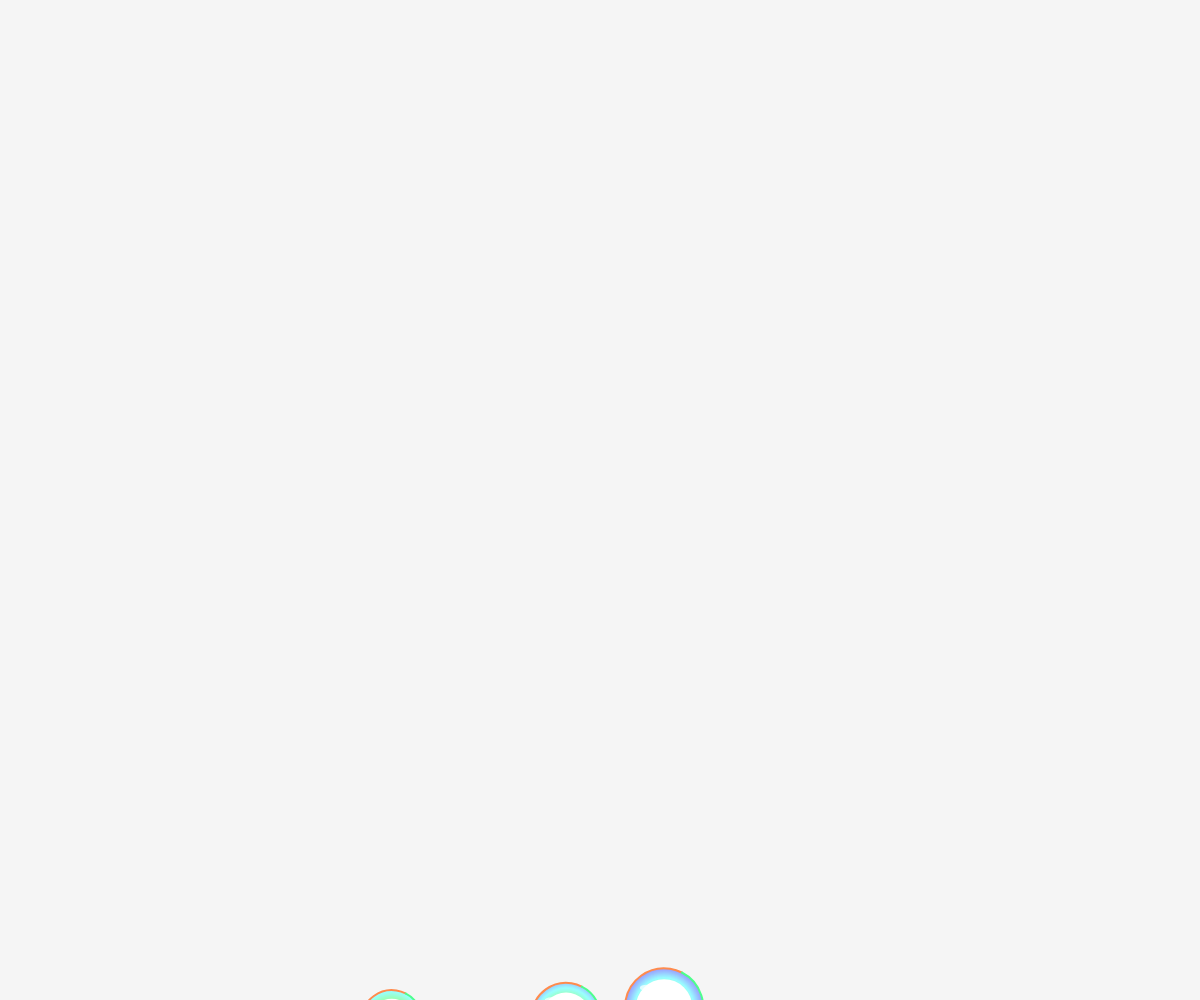
Frame 1 (no input)
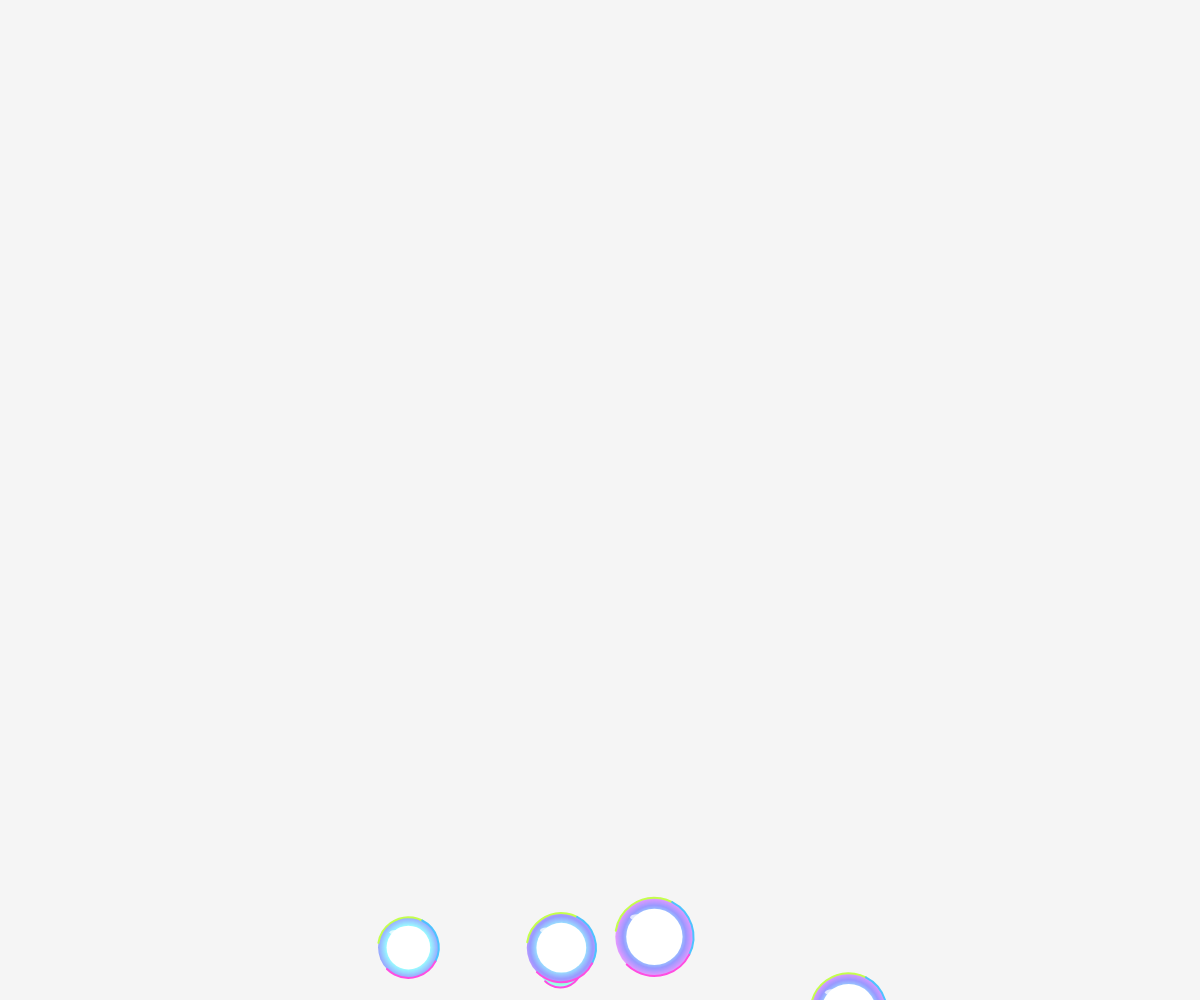
Frame 60 (no input)
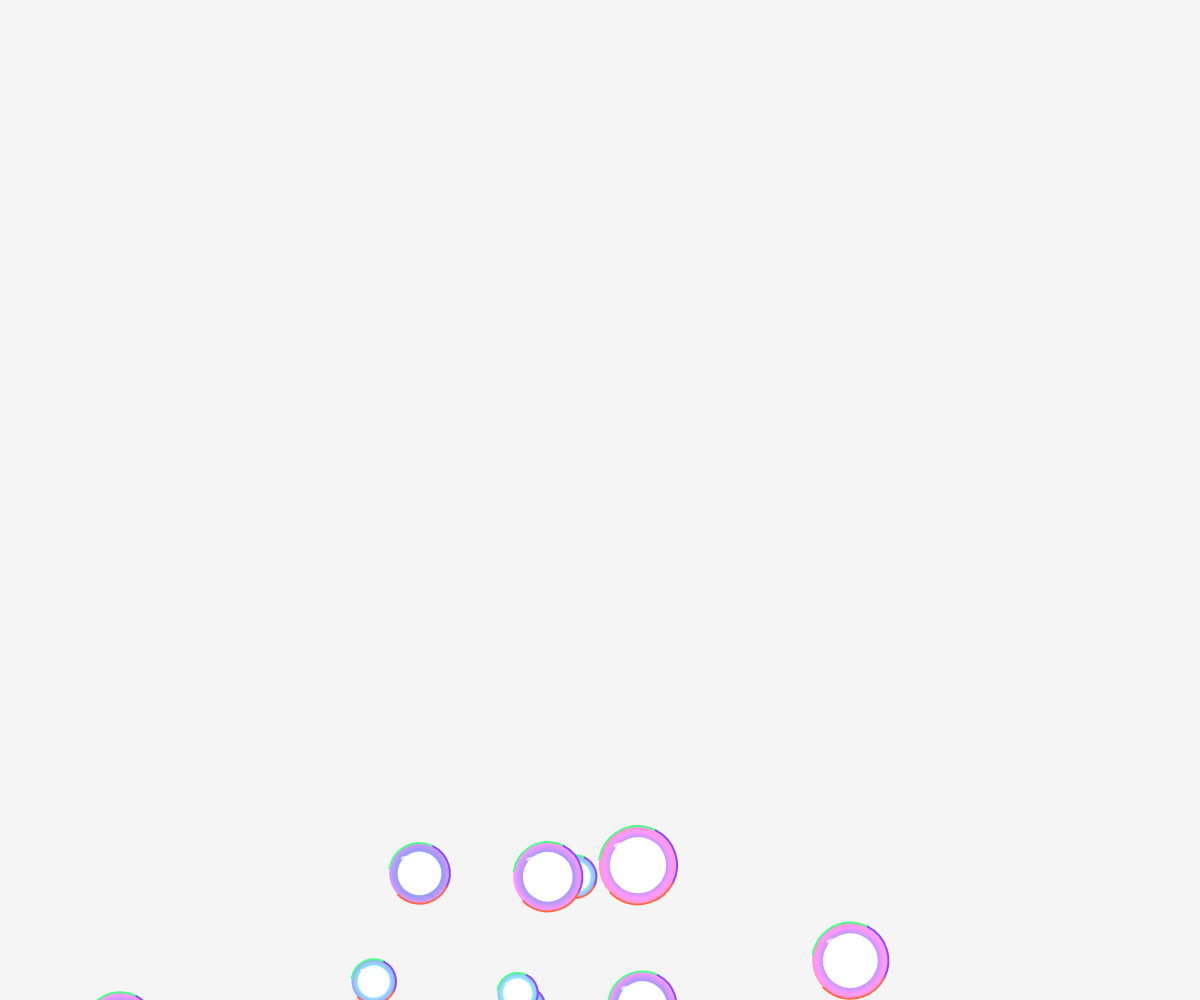
Frame 120 (the mouse pressed at the canvas centre since frame 60)

The p5.js sketch that drew these frames (run headless with seeded random() and noise() and a simulated clock; from frame 60 on, the mouse is pressed at the canvas centre):

// p5.js sketch
// ── sketch.js
let bubbles = [];
let pops = [];

function setup() {
  createCanvas(windowWidth, windowHeight);

  // 创建泡泡
  for (let i = 0; i < 18; i++) {
    bubbles.push({
      x: random(width),
      y: random(height, height + 300),
      size: random(35, 90),
      speed: random(0.5, 1.5),
      offset: random(1000),
      popped: false
    });
  }
}

function draw() {
  background(245);

  // =========================
  // 泡泡
  // =========================

  for (let bubble of bubbles) {

    if (!bubble.popped) {

      // 向上移动
      bubble.y -= bubble.speed;

      // 左右轻轻飘动
      bubble.x +=
        sin(frameCount * 0.01 + bubble.offset) * 0.3;

      // 到顶部重新出现
      if (bubble.y < -bubble.size) {
        resetBubble(bubble);
      }

      // 画泡泡
      drawBubble(
        bubble.x,
        bubble.y,
        bubble.size
      );
    }
  }

  // =========================
  // 破裂粒子
  // =========================

  for (let i = pops.length - 1; i >= 0; i--) {

    let p = pops[i];

    p.x += p.vx;
    p.y += p.vy;

    p.vy += 0.01;

    p.life -= 3;

    noStroke();

    fill(
      p.r,
      p.g,
      p.b,
      p.life
    );

    circle(
      p.x,
      p.y,
      p.size
    );

    // 粒子消失
    if (p.life <= 0) {
      pops.splice(i, 1);
    }
  }
}


// ======================================================
// 电脑鼠标点击
// ======================================================

function mousePressed() {

  checkBubbleClick(mouseX, mouseY);

  return false;
}


// ======================================================
// 手机触摸
// ======================================================

function touchStarted() {

  checkBubbleClick(touchX, touchY);

  return false;
}


// ======================================================
// 检查有没有点击到泡泡
// ======================================================

function checkBubbleClick(px, py) {

  // 从后往前检查
  for (let i = bubbles.length - 1; i >= 0; i--) {

    let bubble = bubbles[i];

    // 已经炸开的泡泡跳过
    if (bubble.popped) {
      continue;
    }

    // 计算点击位置和泡泡中心的距离
    let distance = dist(
      px,
      py,
      bubble.x,
      bubble.y
    );

    // 点击到泡泡
    if (distance < bubble.size / 2) {

      popBubble(bubble);

      // 一次只炸一个
      break;
    }
  }
}


// ======================================================
// 泡泡破裂
// ======================================================

function popBubble(bubble) {

  // 防止重复点击
  if (bubble.popped) {
    return;
  }

  // 泡泡消失
  bubble.popped = true;


  // =========================
  // 爆炸粒子
  // =========================

  for (let i = 0; i < 18; i++) {

    let angle = random(TWO_PI);

    let speed = random(1, 4);

    pops.push({

      x: bubble.x,
      y: bubble.y,

      vx: cos(angle) * speed,
      vy: sin(angle) * speed,

      r: random(150, 255),
      g: random(150, 255),
      b: random(150, 255),

      size: random(2, 6),

      life: 180
    });
  }


  // =========================
  // 过一会儿重新出现
  // =========================

  setTimeout(function () {

    resetBubble(bubble);

  }, random(500, 1200));
}


// ======================================================
// 重新生成泡泡
// ======================================================

function resetBubble(bubble) {

  bubble.x = random(width);

  bubble.y =
    height + random(30, 200);

  bubble.size =
    random(35, 90);

  bubble.speed =
    random(0.5, 1.5);

  bubble.popped = false;
}


// ======================================================
// 画泡泡
// ======================================================

function drawBubble(x, y, size) {

  push();

  colorMode(HSB);

  noStroke();


  // =========================
  // 彩色透明泡泡内部
  // =========================

  for (
    let r = size;
    r > size * 0.55;
    r -= 2
  ) {

    let hueValue =
      (r * 3 + frameCount * 0.8) % 360;

    fill(
      hueValue,
      40,
      100,
      8
    );

    circle(
      x,
      y,
      r
    );
  }


  // =========================
  // 中间透明区域
  // =========================

  fill(
    0,
    0,
    100,
    8
  );

  circle(
    x,
    y,
    size * 0.72
  );


  // =========================
  // 彩虹边缘
  // =========================

  noFill();

  strokeWeight(2);


  stroke(
    (frameCount + 20) % 360,
    70,
    100,
    140
  );

  arc(
    x,
    y,
    size,
    size,
    PI * 1.05,
    PI * 1.65
  );


  stroke(
    (frameCount + 140) % 360,
    70,
    100,
    140
  );

  arc(
    x,
    y,
    size,
    size,
    PI * 1.65,
    PI * 2.15
  );


  stroke(
    (frameCount + 250) % 360,
    70,
    100,
    140
  );

  arc(
    x,
    y,
    size,
    size,
    PI * 0.15,
    PI * 0.75
  );


  colorMode(RGB);


  // =========================
  // 大高光
  // =========================

  noStroke();

  fill(
    255,
    255,
    255,
    180
  );

  ellipse(
    x - size * 0.22,
    y - size * 0.25,
    size * 0.18,
    size * 0.08
  );


  // =========================
  // 小高光
  // =========================

  fill(
    255,
    255,
    255,
    120
  );

  circle(
    x - size * 0.30,
    y - size * 0.12,
    size * 0.06
  );

  pop();
}


// ======================================================
// 浏览器窗口大小改变
// ======================================================

function windowResized() {

  resizeCanvas(
    windowWidth,
    windowHeight
  );
}
